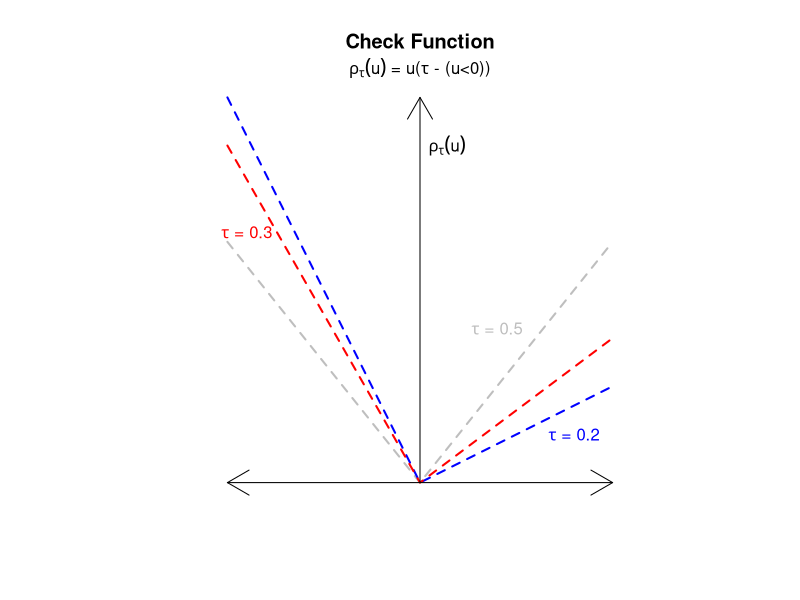

Write the R code that produced this figure.
rho <- function(x,tau){
  x*(tau - (x<0))
}

x <- seq(-10,10,0.01)

par(pty="s")
plot(x, rho(x,0.5), type="l", col="grey", lty=2, lwd=2, ylim=c(0,8), axes=FALSE, xlab="", ylab="")
curve(rho(x,0.2),add=TRUE, col="blue", lty=2, lwd=2)
curve(rho(x,0.3),add=TRUE, col="red", lty=2, lwd=2)
arrows(x0=0,y0=0,x1=0,y1=8,lty=1, col="black")
arrows(x0=0,y0=0,x1=10,y1=0, lty=1, col="black")
arrows(x0=0,y0=0,x1=-10,y1=0, lty=1, col="black")
text(x=1.4, y=7, expression(rho[tau](u)))

title("Check Function")
mtext(expression(rho[tau](u)*" = u("*tau*" - (u<0))"))
text(x=8,y=1,expression(tau*" = 0.2"), col="blue")
text(x=-9,y=5.2,expression(tau*" = 0.3"), col="red")
text(x=4,y=3.2,expression(tau*" = 0.5"), col="grey")
